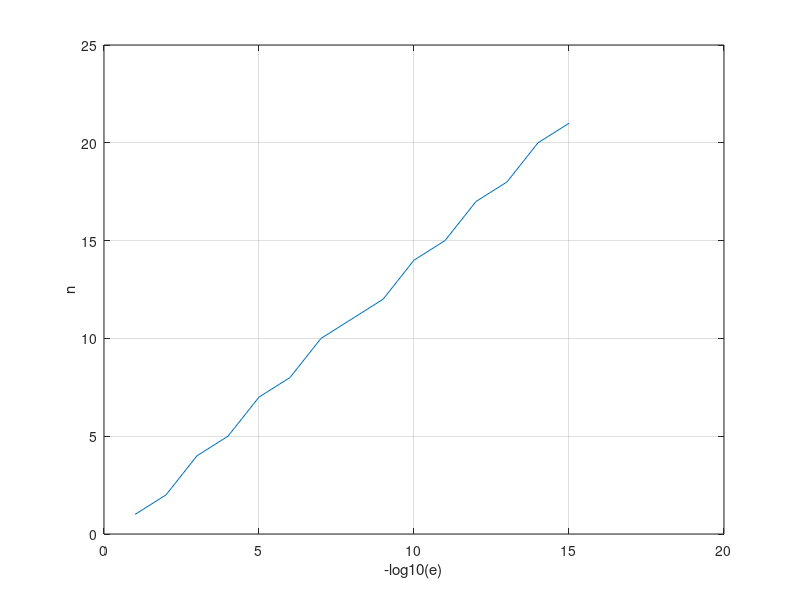
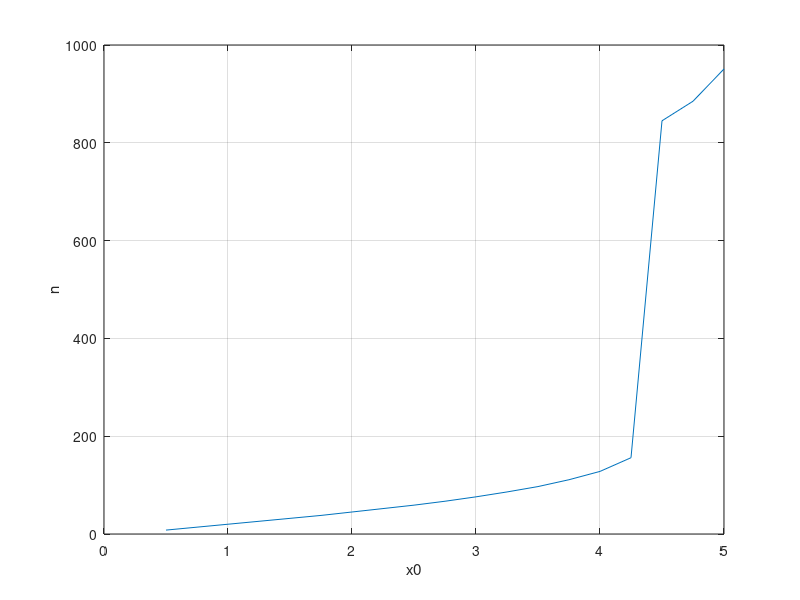
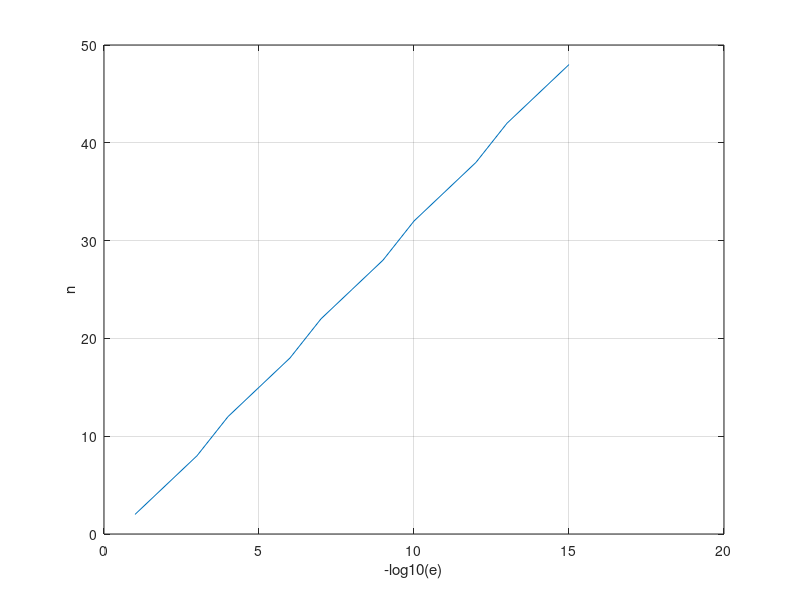
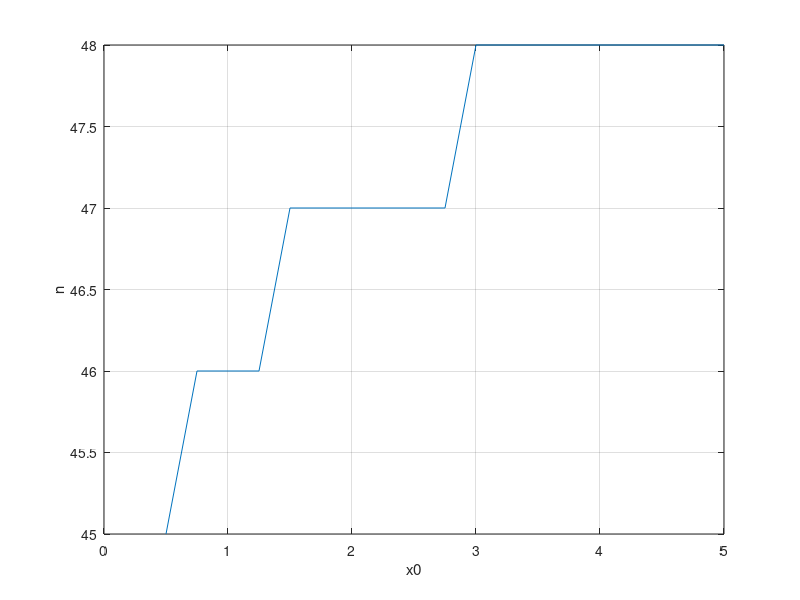

The MATLAB source for these figures, in order:
figure
A = load('output1_1.txt');
x = A(:, 1);
y = A(:, 2);
y = -log10(y);
plot(y, x)
grid on
ylabel('n')
xlabel('-log10(e)')

figure
A = load('output1_2.txt');
x = A(:, 1);
y = A(:, 2);
plot(x, y)
grid on
xlabel('x0')
ylabel('n')

figure
A = load('output1_3.txt');
x = A(:, 1);
y = A(:, 2);
y = -log10(y);
plot(y, x)
grid on
ylabel('n')
xlabel('-log10(e)')

figure
A = load('output1_4.txt');
x = A(:, 1);
y = A(:, 2);
plot(x, y)
grid on
xlabel('x0')
ylabel('n')

figure
A = load('output2_1.txt');
x = A(:, 1);
y = A(:, 2);
y = -log10(y);
plot(y, x)
grid on
ylabel('n')
xlabel('-log10(e)')

figure
A = load('output2_2.txt');
x = A(:, 1);
y = A(:, 2);
plot(x, y)
grid on
xlabel('x0')
ylabel('n')

figure
A = load('output2_3.txt');
x = A(:, 1);
y = A(:, 2);
y = -log10(y);
plot(y, x)
grid on
ylabel('n')
xlabel('-log10(e)')

figure
A = load('output2_4.txt');
x = A(:, 1);
y = A(:, 2);
plot(x, y)
grid on
xlabel('x0')
ylabel('n')